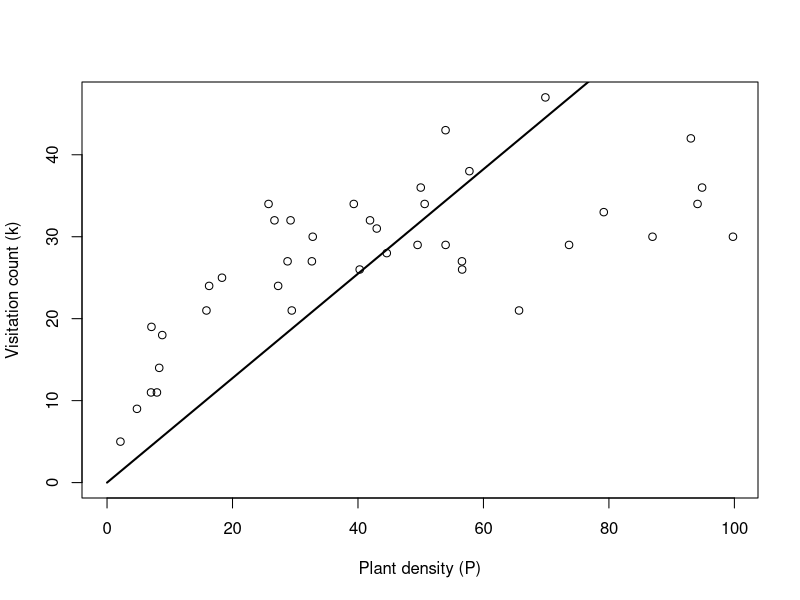

The R script that drew this image: (Note: this script raises an error after producing the figure.)
# ~~~~~~~~~~~~~~~~~~~~~~~~~~~~~~~~~~~~~~~~~~~~~~~~~~~~~~~~~~
# Fitting models f1-f3 to a randomly-generated 
# visitation rate dataset -------
# ~~~~~~~~~~~~~~~~~~~~~~~~~~~~~~~~~~~~~~~~~~~~~~~~~~~~~~~~~~

# set.seed(1)

n <- 40 # Sample size
P <- runif(n, 0, 100) # Plant densities

a <- 3.333 # True value of 'a'
h <- 0.025 # True value of 'h'

k <- NULL # Visitation counts
for(i in 1:n){
  # Generate a 'k' for each 'P' assuming the truth 
  # is Type 2 (model f2)
  k[i] <- rpois(1, a * P[i] / (1 + a * h * P[i]) )
}


plot(P, k,
     xlim = c(0, max(P)),
     ylim = c(0, max(k)),
     xlab = 'Plant density (P)',
     ylab = 'Visitation count (k)')

#~~~~~~~~~~~~~~~~~~~~~~~~~~~~
# Type I (model f1) ---------
#~~~~~~~~~~~~~~~~~~~~~~~~~~~~
nlL.pois.f1 <- function(par){
  a <- par['a']
  -sum(dpois(k, a * P, log = TRUE))
}

fit.f1 <- optim(par = list(a = 1),
                fn = nlL.pois.f1)
print(fit.f1)

plot.f1 <- function(x, fit){
  a <- fit$par['a']
  return(a * x)
}
curve(plot.f1(x, fit.f1), 
      add = TRUE,
      lwd = 2)

#~~~~~~~~~~~~~~~~~~~~~~~~~~~~~~~~~~~~~~~~~~~~~~~~~~~~~~~~~~~
# Continue yourself ------------------------------------------------------------
# Now fit the Type II (f2) and Type III (f3) models and 
# compare their 1) parameter MLEs and 2) likelihoods.
#~~~~~~~~~~~~~~~~~~~~~~~~~~~~~~~~~~~~~~~~~~~~~~~~~~~~~~~~~~~




#~~~~~~~~~~~~~~~~~~~~~~~~~~~~~~
# Comparisons -----------------
#~~~~~~~~~~~~~~~~~~~~~~~~~~~~~~
# Parameter estimates ---------
print(c(a = a, h = h, theta = 1))


# Negative log-Likelihoods -----


# Define and apply functions for AIC and BIC ------



#~~~~~~~~~~~~~~~~~~~~~~~~~~~~~~~~~~~~
# Leave-one-out cross-validation ----
#~~~~~~~~~~~~~~~~~~~~~~~~~~~~~~~~~~~~
P.orig <- P
k.orig <- k

out.f1 <- out.f2 <- out.f3 <- rep(NA, length(k.orig))

for(i in 1:length(k.orig)){
  
  # Training data
  P = P.orig[-i]
  k = k.orig[-i]
  
  # Fit each model to the training data
  suppressWarnings({
    fit.f1 <- optim(par = list(a = 1),
                    fn = nlL.pois.f1)
    
    fit.f2 <- optim(par = list(a = fit.f1$par['a'] * 5, 
                               h = 1/50),
                    fn = nlL.pois.f2)
    
    fit.f3 <- optim(par = list(a = fit.f2$par['a'], 
                               h = fit.f2$par['h'], 
                               theta = 1),
                    fn = nlL.pois.f3)
  })
  
  # Test datum
  P = P.orig[i]
  k = k.orig[i]
  
  # Get nlL for test datum given fitted model
  out.f1[i] <- nlL.pois.f1(fit.f1$par)
  out.f2[i] <- nlL.pois.f2(fit.f2$par)
  out.f3[i] <- nlL.pois.f3(fit.f3$par)
}

c(looCV.f1 = mean(out.f1), 
  looCV.f2 = mean(out.f2), 
  looCV.f3 = mean(out.f3))

############################################################
############################################################
# The following is provided simply for you to have the 
# final code of the 
# lesson plan.  You don't need to use it for the above 
# in-class exercise.
############################################################
############################################################

# library(bbmle)
# 
# # bbmle needs the negative log likelihood function formulated differently
# nlL.pois.f1.bbmle <- function(a){
#   -sum(dpois(k, a * P, log = TRUE))
# }
# 
# fit <- mle2(nlL.pois.f1.bbmle, 
#             start = list(a = 0.2))
# print(fit)
# confint(fit)

############################################################
############################################################
############################################################